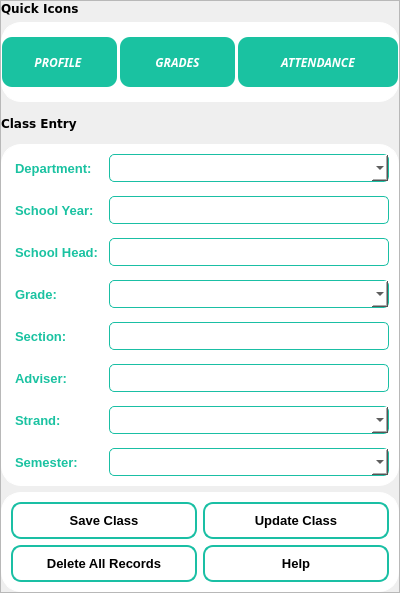
    <widget class="QFrame" name="leftFrame">
     <property name="maximumSize">
      <size>
       <width>420</width>
       <height>16777215</height>
      </size>
     </property>
     <property name="frameShape">
      <enum>QFrame::StyledPanel</enum>
     </property>
     <property name="frameShadow">
      <enum>QFrame::Raised</enum>
     </property>
     <layout class="QVBoxLayout" name="verticalLayout_9">
      <property name="spacing">
       <number>6</number>
      </property>
      <property name="leftMargin">
       <number>0</number>
      </property>
      <property name="topMargin">
       <number>0</number>
      </property>
      <property name="rightMargin">
       <number>0</number>
      </property>
      <property name="bottomMargin">
       <number>0</number>
      </property>
      <item>
       <widget class="QLabel" name="label">
        <property name="maximumSize">
         <size>
          <width>16777215</width>
          <height>30</height>
         </size>
        </property>
        <property name="font">
         <font>
          <family>Verdana</family>
          <pointsize>9</pointsize>
          <weight>75</weight>
          <bold>true</bold>
         </font>
        </property>
        <property name="text">
         <string>Quick Icons</string>
        </property>
       </widget>
      </item>
      <item>
       <widget class="QFrame" name="pageBtnframe">
        <property name="minimumSize">
         <size>
          <width>0</width>
          <height>80</height>
         </size>
        </property>
        <property name="maximumSize">
         <size>
          <width>16777215</width>
          <height>80</height>
         </size>
        </property>
        <property name="styleSheet">
         <string notr="true">QFrame{
border: 1px solid;
border-color: rgb(255, 255, 255);
border-radius: 20px;
background-color: rgb(255, 255, 255);
}

	</string>
        </property>
        <property name="frameShape">
         <enum>QFrame::StyledPanel</enum>
        </property>
        <property name="frameShadow">
         <enum>QFrame::Raised</enum>
        </property>
        <layout class="QHBoxLayout" name="horizontalLayout_10">
         <property name="spacing">
          <number>3</number>
         </property>
         <property name="leftMargin">
          <number>0</number>
         </property>
         <property name="topMargin">
          <number>0</number>
         </property>
         <property name="rightMargin">
          <number>0</number>
         </property>
         <property name="bottomMargin">
          <number>0</number>
         </property>
         <item>
          <widget class="QPushButton" name="profBtn0">
           <property name="minimumSize">
            <size>
             <width>115</width>
             <height>30</height>
            </size>
           </property>
           <property name="maximumSize">
            <size>
             <width>115</width>
             <height>50</height>
            </size>
           </property>
           <property name="font">
            <font>
             <family>Montserrat</family>
             <pointsize>9</pointsize>
             <weight>75</weight>
             <italic>true</italic>
             <bold>true</bold>
            </font>
           </property>
           <property name="toolTip">
            <string>Student's Profile</string>
           </property>
           <property name="styleSheet">
            <string notr="true">QPushButton{
	color: rgb(255, 255, 255);
border-radius: 10px;
	background-color: rgb(26, 194, 161);	
}
QPushButton:focus{
background-color: rgb(255, 255, 255);
color: rgb(26, 194, 161);
border-radius: 10px;
border: 2px solid rgb(26, 194, 161)
}
QPushButton:disabled{
background-color: rgb(222, 222, 222);
color: rgb(255,255,255);
border: 2px solid rgb(222, 222, 222)
}</string>
           </property>
           <property name="text">
            <string>PROFILE </string>
           </property>
           <property name="icon">
            <iconset>
             <normaloff>icons/prof.png</normaloff>icons/prof.png</iconset>
           </property>
           <property name="iconSize">
            <size>
             <width>24</width>
             <height>24</height>
            </size>
           </property>
          </widget>
         </item>
         <item>
          <widget class="QPushButton" name="gradeBtn0">
           <property name="minimumSize">
            <size>
             <width>115</width>
             <height>30</height>
            </size>
           </property>
           <property name="maximumSize">
            <size>
             <width>115</width>
             <height>50</height>
            </size>
           </property>
           <property name="font">
            <font>
             <family>Montserrat</family>
             <pointsize>9</pointsize>
             <weight>75</weight>
             <italic>true</italic>
             <bold>true</bold>
            </font>
           </property>
           <property name="toolTip">
            <string>Student's Profile</string>
           </property>
           <property name="styleSheet">
            <string notr="true">QPushButton{
	color: rgb(255, 255, 255);
border-radius: 10px;
	background-color: rgb(26, 194, 161);
	
}

QPushButton:focus{
background-color: rgb(255, 255, 255);
color: rgb(26, 194, 161);
border-radius: 10px;
border: 2px solid rgb(26, 194, 161)
}
QPushButton:disabled{
background-color: rgb(222, 222, 222);
color: rgb(255,255,255);
border: 2px solid rgb(222, 222, 222)
}</string>
           </property>
           <property name="text">
            <string>GRADES</string>
           </property>
           <property name="icon">
            <iconset>
             <normaloff>icons/grade.png</normaloff>icons/grade.png</iconset>
           </property>
           <property name="iconSize">
            <size>
             <width>24</width>
             <height>24</height>
            </size>
           </property>
          </widget>
         </item>
         <item>
          <widget class="QPushButton" name="attendBtn0">
           <property name="minimumSize">
            <size>
             <width>160</width>
             <height>30</height>
            </size>
           </property>
           <property name="maximumSize">
            <size>
             <width>160</width>
             <height>50</height>
            </size>
           </property>
           <property name="font">
            <font>
             <family>Montserrat</family>
             <pointsize>9</pointsize>
             <weight>75</weight>
             <italic>true</italic>
             <bold>true</bold>
            </font>
           </property>
           <property name="toolTip">
            <string>Student's Profile</string>
           </property>
           <property name="styleSheet">
            <string notr="true">QPushButton{
	color: rgb(255, 255, 255);
border-radius: 10px;
	background-color: rgb(26, 194, 161);
	
}

QPushButton:focus{
background-color: rgb(255, 255, 255);
color: rgb(26, 194, 161);
border-radius: 10px;
border: 2px solid rgb(26, 194, 161)
}
QPushButton:disabled{
background-color: rgb(222, 222, 222);
color: rgb(255,255,255);
border: 2px solid rgb(222, 222, 222)
}</string>
           </property>
           <property name="text">
            <string>ATTENDANCE</string>
           </property>
           <property name="icon">
            <iconset>
             <normaloff>icons/att.png</normaloff>icons/att.png</iconset>
           </property>
           <property name="iconSize">
            <size>
             <width>24</width>
             <height>24</height>
            </size>
           </property>
          </widget>
         </item>
        </layout>
       </widget>
      </item>
      <item>
       <widget class="QLabel" name="label_2">
        <property name="minimumSize">
         <size>
          <width>0</width>
          <height>30</height>
         </size>
        </property>
        <property name="maximumSize">
         <size>
          <width>16777215</width>
          <height>30</height>
         </size>
        </property>
        <property name="font">
         <font>
          <family>Verdana</family>
          <pointsize>9</pointsize>
          <weight>75</weight>
          <bold>true</bold>
         </font>
        </property>
        <property name="styleSheet">
         <string notr="true">QLabel{
	background-color: none;
}
</string>
        </property>
        <property name="text">
         <string>Class Entry</string>
        </property>
       </widget>
      </item>
      <item>
       <widget class="QFrame" name="entryClassFrame">
        <property name="minimumSize">
         <size>
          <width>0</width>
          <height>330</height>
         </size>
        </property>
        <property name="maximumSize">
         <size>
          <width>16777215</width>
          <height>1000</height>
         </size>
        </property>
        <property name="styleSheet">
         <string notr="true">QFrame{
border: 1px solid;
border-color: rgb(255, 255, 255);
border-radius: 20px;
background-color: rgb(255, 255, 255);
}

	</string>
        </property>
        <property name="frameShape">
         <enum>QFrame::NoFrame</enum>
        </property>
        <property name="frameShadow">
         <enum>QFrame::Plain</enum>
        </property>
        <layout class="QFormLayout" name="formLayout">
         <property name="fieldGrowthPolicy">
          <enum>QFormLayout::AllNonFixedFieldsGrow</enum>
         </property>
         <property name="rowWrapPolicy">
          <enum>QFormLayout::DontWrapRows</enum>
         </property>
         <property name="verticalSpacing">
          <number>14</number>
         </property>
         <property name="bottomMargin">
          <number>9</number>
         </property>
         <item row="0" column="0">
          <widget class="QLabel" name="depLabel">
           <property name="font">
            <font>
             <family>Segoe UI</family>
             <pointsize>10</pointsize>
             <weight>75</weight>
             <bold>true</bold>
            </font>
           </property>
           <property name="styleSheet">
            <string notr="true">QLabel{
color: rgb(26, 194, 161);
}</string>
           </property>
           <property name="text">
            <string>Department:</string>
           </property>
          </widget>
         </item>
         <item row="0" column="1">
          <widget class="QComboBox" name="depCombo">
           <property name="minimumSize">
            <size>
             <width>0</width>
             <height>28</height>
            </size>
           </property>
           <property name="maximumSize">
            <size>
             <width>16777215</width>
             <height>28</height>
            </size>
           </property>
           <property name="font">
            <font>
             <family>Segoe UI Semibold</family>
             <pointsize>10</pointsize>
             <weight>75</weight>
             <bold>true</bold>
            </font>
           </property>
           <property name="styleSheet">
            <string notr="true">QComboBox{
border: 1px solid;
border-color: rgb(26, 191, 164);
border-radius: 5px;
background-color: rgb(255, 255, 255);
}

	</string>
           </property>
          </widget>
         </item>
         <item row="1" column="0">
          <widget class="QLabel" name="syLabel">
           <property name="font">
            <font>
             <family>Segoe UI</family>
             <pointsize>10</pointsize>
             <weight>75</weight>
             <bold>true</bold>
            </font>
           </property>
           <property name="styleSheet">
            <string notr="true">QLabel{
color: rgb(26, 194, 161);
}</string>
           </property>
           <property name="text">
            <string>School Year:</string>
           </property>
          </widget>
         </item>
         <item row="1" column="1">
          <widget class="QLineEdit" name="syEntry">
           <property name="minimumSize">
            <size>
             <width>0</width>
             <height>28</height>
            </size>
           </property>
           <property name="maximumSize">
            <size>
             <width>16777215</width>
             <height>28</height>
            </size>
           </property>
           <property name="font">
            <font>
             <family>Segoe UI Semibold</family>
             <pointsize>10</pointsize>
             <weight>75</weight>
             <bold>true</bold>
            </font>
           </property>
           <property name="styleSheet">
            <string notr="true">QLineEdit{
border: 1px solid;
border-color: rgb(26, 191, 164);
border-radius: 5px;
background-color: rgb(255, 255, 255);
}

</string>
           </property>
          </widget>
         </item>
         <item row="2" column="0">
          <widget class="QLabel" name="shLabel">
           <property name="font">
            <font>
             <family>Segoe UI</family>
             <pointsize>10</pointsize>
             <weight>75</weight>
             <bold>true</bold>
            </font>
           </property>
           <property name="styleSheet">
            <string notr="true">QLabel{
color: rgb(26, 194, 161);
}</string>
           </property>
           <property name="text">
            <string>School Head:</string>
           </property>
          </widget>
         </item>
         <item row="2" column="1">
          <widget class="QLineEdit" name="shEntry">
           <property name="minimumSize">
            <size>
             <width>0</width>
             <height>28</height>
            </size>
           </property>
           <property name="maximumSize">
            <size>
             <width>16777215</width>
             <height>28</height>
            </size>
           </property>
           <property name="font">
            <font>
             <family>Segoe UI Semibold</family>
             <pointsize>10</pointsize>
             <weight>75</weight>
             <bold>true</bold>
            </font>
           </property>
           <property name="styleSheet">
            <string notr="true">QLineEdit{
border: 1px solid;
border-color: rgb(26, 191, 164);
border-radius: 5px;
background-color: rgb(255, 255, 255);
}

</string>
           </property>
          </widget>
         </item>
         <item row="3" column="0">
          <widget class="QLabel" name="gradeLabel">
           <property name="font">
            <font>
             <family>Segoe UI</family>
             <pointsize>10</pointsize>
             <weight>75</weight>
             <bold>true</bold>
            </font>
           </property>
           <property name="styleSheet">
            <string notr="true">QLabel{
color: rgb(26, 194, 161);
}</string>
           </property>
           <property name="text">
            <string>Grade:</string>
           </property>
          </widget>
         </item>
         <item row="3" column="1">
          <widget class="QComboBox" name="gradeCombo">
           <property name="minimumSize">
            <size>
             <width>0</width>
             <height>28</height>
            </size>
           </property>
           <property name="maximumSize">
            <size>
             <width>16777215</width>
             <height>28</height>
            </size>
           </property>
           <property name="font">
            <font>
             <family>Segoe UI Semibold</family>
             <pointsize>10</pointsize>
             <weight>75</weight>
             <bold>true</bold>
            </font>
           </property>
           <property name="styleSheet">
            <string notr="true">QComboBox{
border: 1px solid;
border-color: rgb(26, 191, 164);
border-radius: 5px;
background-color: rgb(255, 255, 255);
}

	</string>
           </property>
          </widget>
         </item>
         <item row="4" column="0">
          <widget class="QLabel" name="sectionLabel">
           <property name="font">
            <font>
             <family>Segoe UI</family>
             <pointsize>10</pointsize>
             <weight>75</weight>
             <bold>true</bold>
            </font>
           </property>
           <property name="styleSheet">
            <string notr="true">QLabel{
color: rgb(26, 194, 161);
}</string>
           </property>
           <property name="text">
            <string>Section:</string>
           </property>
          </widget>
         </item>
         <item row="4" column="1">
          <widget class="QLineEdit" name="sectionEntry">
           <property name="minimumSize">
            <size>
             <width>0</width>
             <height>28</height>
            </size>
           </property>
           <property name="maximumSize">
            <size>
             <width>16777215</width>
             <height>28</height>
            </size>
           </property>
           <property name="font">
            <font>
             <family>Segoe UI Semibold</family>
             <pointsize>10</pointsize>
             <weight>75</weight>
             <bold>true</bold>
            </font>
           </property>
           <property name="styleSheet">
            <string notr="true">QLineEdit{
border: 1px solid;
border-color: rgb(26, 191, 164);
border-radius: 5px;
background-color: rgb(255, 255, 255);
}

</string>
           </property>
          </widget>
         </item>
         <item row="6" column="0">
          <widget class="QLabel" name="strandLabel">
           <property name="font">
            <font>
             <family>Segoe UI</family>
             <pointsize>10</pointsize>
             <weight>75</weight>
             <bold>true</bold>
            </font>
           </property>
           <property name="styleSheet">
            <string notr="true">QLabel{
color: rgb(26, 194, 161);
}</string>
           </property>
           <property name="text">
            <string>Strand:</string>
           </property>
          </widget>
         </item>
         <item row="6" column="1">
          <widget class="QComboBox" name="strandCombo">
           <property name="minimumSize">
            <size>
             <width>0</width>
             <height>28</height>
            </size>
           </property>
           <property name="maximumSize">
            <size>
             <width>16777215</width>
             <height>28</height>
            </size>
           </property>
           <property name="font">
            <font>
             <family>Segoe UI Semibold</family>
             <pointsize>10</pointsize>
             <weight>75</weight>
             <bold>true</bold>
            </font>
           </property>
           <property name="styleSheet">
            <string notr="true">QComboBox{
border: 1px solid;
border-color: rgb(26, 191, 164);
border-radius: 5px;
background-color: rgb(255, 255, 255);
}

	</string>
           </property>
          </widget>
         </item>
         <item row="5" column="0">
          <widget class="QLabel" name="advLabel">
           <property name="font">
            <font>
             <family>Segoe UI</family>
             <pointsize>10</pointsize>
             <weight>75</weight>
             <bold>true</bold>
            </font>
           </property>
           <property name="styleSheet">
            <string notr="true">QLabel{
color: rgb(26, 194, 161);
}</string>
           </property>
           <property name="text">
            <string>Adviser:</string>
           </property>
          </widget>
         </item>
         <item row="5" column="1">
          <widget class="QLineEdit" name="advEntry">
           <property name="minimumSize">
            <size>
             <width>0</width>
             <height>28</height>
            </size>
           </property>
           <property name="maximumSize">
            <size>
             <width>16777215</width>
             <height>28</height>
            </size>
           </property>
           <property name="font">
            <font>
             <family>Segoe UI Semibold</family>
             <pointsize>10</pointsize>
             <weight>75</weight>
             <bold>true</bold>
            </font>
           </property>
           <property name="styleSheet">
            <string notr="true">QLineEdit{
border: 1px solid;
border-color: rgb(26, 191, 164);
border-radius: 5px;
background-color: rgb(255, 255, 255);
}

</string>
           </property>
          </widget>
         </item>
         <item row="7" column="0">
          <widget class="QLabel" name="semLabel">
           <property name="font">
            <font>
             <family>Segoe UI</family>
             <pointsize>10</pointsize>
             <weight>75</weight>
             <bold>true</bold>
            </font>
           </property>
           <property name="styleSheet">
            <string notr="true">QLabel{
color: rgb(26, 194, 161);
}</string>
           </property>
           <property name="text">
            <string>Semester:</string>
           </property>
          </widget>
         </item>
         <item row="7" column="1">
          <widget class="QComboBox" name="semCombo">
           <property name="minimumSize">
            <size>
             <width>0</width>
             <height>28</height>
            </size>
           </property>
           <property name="maximumSize">
            <size>
             <width>16777215</width>
             <height>28</height>
            </size>
           </property>
           <property name="font">
            <font>
             <family>Segoe UI Semibold</family>
             <pointsize>10</pointsize>
             <weight>75</weight>
             <bold>true</bold>
            </font>
           </property>
           <property name="styleSheet">
            <string notr="true">QComboBox{
border: 1px solid;
border-color: rgb(26, 191, 164);
border-radius: 5px;
background-color: rgb(255, 255, 255);
}

	</string>
           </property>
          </widget>
         </item>
        </layout>
       </widget>
      </item>
      <item>
       <widget class="QFrame" name="frame">
        <property name="minimumSize">
         <size>
          <width>0</width>
          <height>100</height>
         </size>
        </property>
        <property name="maximumSize">
         <size>
          <width>16777215</width>
          <height>100</height>
         </size>
        </property>
        <property name="styleSheet">
         <string notr="true">QFrame{
border: 1px solid;
border-color: rgb(255, 255, 255);
border-radius: 20px;
background-color: rgb(255, 255, 255);
}

	</string>
        </property>
        <property name="frameShape">
         <enum>QFrame::StyledPanel</enum>
        </property>
        <property name="frameShadow">
         <enum>QFrame::Raised</enum>
        </property>
        <layout class="QGridLayout" name="gridLayout">
         <item row="0" column="0">
          <widget class="QPushButton" name="saveClassBtn">
           <property name="minimumSize">
            <size>
             <width>0</width>
             <height>25</height>
            </size>
           </property>
           <property name="maximumSize">
            <size>
             <width>16777215</width>
             <height>50</height>
            </size>
           </property>
           <property name="font">
            <font>
             <family>Segoe UI</family>
             <pointsize>10</pointsize>
             <weight>75</weight>
             <bold>true</bold>
            </font>
           </property>
           <property name="styleSheet">
            <string notr="true">QPushButton{
	color: rgb(0, 0, 0);
	border-radius: 10px;
	border: 2px solid rgb(26, 191, 164);
	background-color: rgb(255, 255, 255);
}
QPushButton:focus{
background-color: rgb(26, 191, 164);
	color: rgb(255, 255, 255);
 	border-radius: 10px;
}</string>
           </property>
           <property name="text">
            <string>Save Class</string>
           </property>
          </widget>
         </item>
         <item row="0" column="1">
          <widget class="QPushButton" name="upClassBtn">
           <property name="minimumSize">
            <size>
             <width>0</width>
             <height>25</height>
            </size>
           </property>
           <property name="maximumSize">
            <size>
             <width>16777215</width>
             <height>50</height>
            </size>
           </property>
           <property name="font">
            <font>
             <family>Segoe UI</family>
             <pointsize>10</pointsize>
             <weight>75</weight>
             <bold>true</bold>
            </font>
           </property>
           <property name="styleSheet">
            <string notr="true">QPushButton{
	color: rgb(0, 0, 0);
	border-radius: 10px;
	border: 2px solid rgb(26, 191, 164);
	background-color: rgb(255, 255, 255);
}
QPushButton:focus{
background-color: rgb(26, 191, 164);
	color: rgb(255, 255, 255);
 	border-radius: 10px;
}</string>
           </property>
           <property name="text">
            <string>Update Class</string>
           </property>
          </widget>
         </item>
         <item row="1" column="0">
          <widget class="QPushButton" name="delAllBtn">
           <property name="minimumSize">
            <size>
             <width>0</width>
             <height>25</height>
            </size>
           </property>
           <property name="maximumSize">
            <size>
             <width>16777215</width>
             <height>50</height>
            </size>
           </property>
           <property name="font">
            <font>
             <family>Segoe UI</family>
             <pointsize>10</pointsize>
             <weight>75</weight>
             <bold>true</bold>
            </font>
           </property>
           <property name="styleSheet">
            <string notr="true">QPushButton{
	color: rgb(0, 0, 0);
	border-radius: 10px;
	border: 2px solid rgb(26, 191, 164);
	background-color: rgb(255, 255, 255);
}
QPushButton:focus{
background-color: rgb(26, 191, 164);
	color: rgb(255, 255, 255);
 	border-radius: 10px;
}</string>
           </property>
           <property name="text">
            <string>Delete All Records</string>
           </property>
          </widget>
         </item>
         <item row="1" column="1">
          <widget class="QPushButton" name="helpBtn">
           <property name="minimumSize">
            <size>
             <width>0</width>
             <height>25</height>
            </size>
           </property>
           <property name="maximumSize">
            <size>
             <width>16777215</width>
             <height>50</height>
            </size>
           </property>
           <property name="font">
            <font>
             <family>Segoe UI</family>
             <pointsize>10</pointsize>
             <weight>75</weight>
             <bold>true</bold>
            </font>
           </property>
           <property name="styleSheet">
            <string notr="true">QPushButton{
	color: rgb(0, 0, 0);
	border-radius: 10px;
	border: 2px solid rgb(26, 191, 164);
	background-color: rgb(255, 255, 255);
}
QPushButton:focus{
background-color: rgb(26, 191, 164);
	color: rgb(255, 255, 255);
 	border-radius: 10px;
}</string>
           </property>
           <property name="text">
            <string>Help</string>
           </property>
          </widget>
         </item>
        </layout>
       </widget>
      </item>
     </layout>
    </widget>
